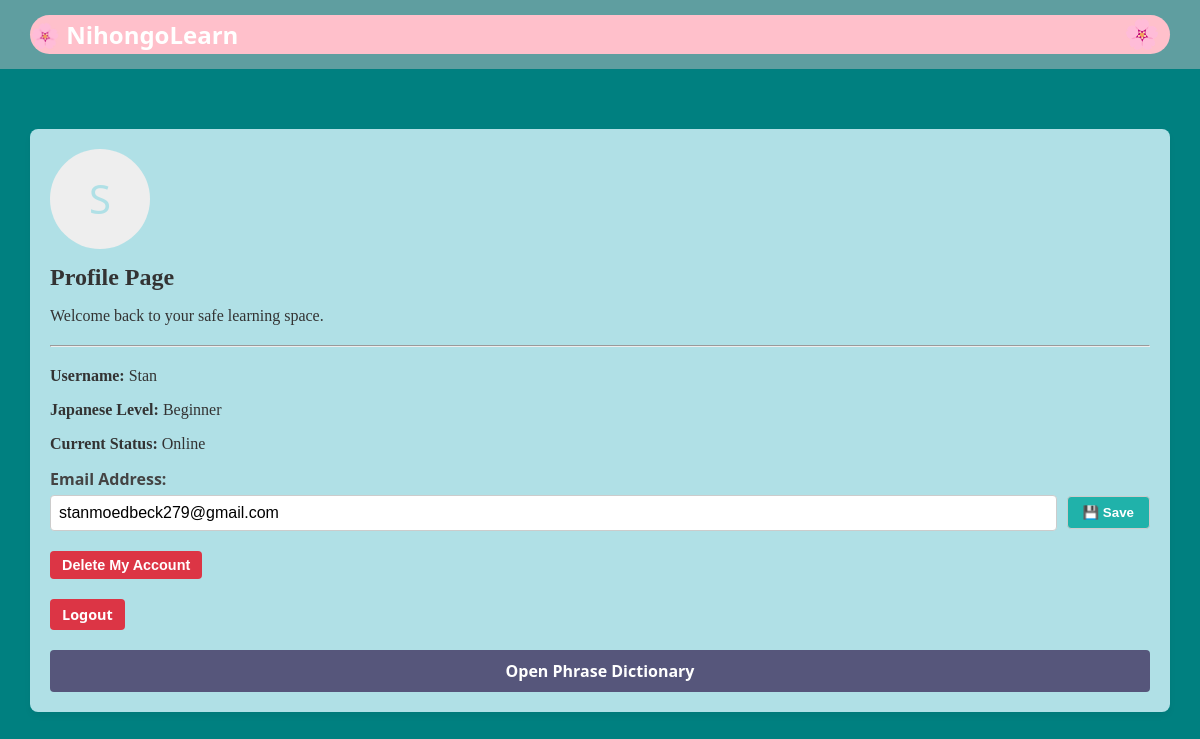
Screenshot of /profile (signed in) with the database file from the repository.
### tables this page shows
CREATE TABLE users (
            id INTEGER PRIMARY KEY AUTOINCREMENT,
            username TEXT UNIQUE,
            password TEXT,
            email TEXT,
            birthdate TEXT,
            japanese_level TEXT
        , is_verified INTEGER DEFAULT 0, reset_token TEXT, token_expiry TEXT);

### main.py (the view)
@app.route('/profile')
def profile():
    if 'user' not in session:
        flash('Please log in first to view your profile!', 'danger')
        return redirect(url_for('login_page'))
    username = session['user']
    conn = sqlite3.connect('database.db')
    cursor = conn.cursor()
    cursor.execute('SELECT email, japanese_level FROM users WHERE username = ?', (username,))
    user_data = cursor.fetchone()
    conn.close()
    email = "Not provided"
    japanese_level = "Not selected"
    if user_data:
        email = user_data[0] if user_data[0] else "Not provided"
        japanese_level = user_data[1].capitalize() if user_data[1] else "Not selected"
    return render_template('profile.html', email=email, japanese_level=japanese_level)

### templates/profile.html (shortened to what this page needs)
{% extends 'base.html' %}
{% block content %}
<div class="profile-container">
    <div class="card profile-card">
        <div class="profile-avatar">
            {{ session.get('user')[0] | upper }}
        </div>
        <h2>Profile Page</h2>
        <p class="phrase-context">Welcome back to your safe learning space.</p>
        <hr style="margin: 20px 0;">
        <div class="profile-details-box">
            <p><strong>Username:</strong> {{ session.get('user') }}</p>
            <p><strong>Japanese Level:</strong> {{ japanese_level }}</p>
            <p><strong>Current Status:</strong> Online</p>
            <form action="{{ url_for('update_email') }}" method="POST" style="margin-top: 15px; text-align: left;">
                <label style="font-weight: bold; display: block; margin-bottom: 5px; color: #444;">Email Address:</label>
                <div style="display: flex; gap: 10px; align-items: center;">
                    <input type="email" name="email" value="{{ email }}" required
                           style="padding: 8px; flex-grow: 1; border-radius: 4px; border: 1px solid #ccc; font-size: 1rem;">
                    <button type="submit" class="btn mail-btn" style="padding: 8px 15px; cursor: pointer;" title="Save and Send Verification">
                        💾 Save
                    </button>
                </div>
            </form>
        </div>
        <div style="margin-top: 20px;">
            <form action="{{ url_for('delete_account') }}" method="POST"
                onsubmit="return confirm('Are you absolutely sure you want to delete your account? This will erase all your data and messages permanently.');">
                <button type="submit" class="btn btn-danger" style="background-color: #dc3545; color: white;">
                    Delete My Account
                </button>
            </form>
        </div>
        <a href="{{ url_for('logout') }}" class="btn btn-danger" style="margin-top: 20px;">Logout</a>
        <a href="{{ url_for('dashboard') }}" class="btn btn-primary" style="margin-top: 20px;">Open Phrase Dictionary</a>
    </div>
</div>
{% endblock %}

### static/style.css (style rules this page uses)
body { font-family: 'Segoe UI', Tahoma, Geneva, Verdana, sans-serif; background-color: teal; color: #333; margin: 0; padding: 0; }
div.card { background: pink; padding: 25px; border-radius: 8px; box-shadow: 0 4px 6px rgba(0,0,0,0.05); margin-bottom: 20px; }
div.profile-card { background: powderblue; border-radius: 8px; padding: 20px; box-shadow: 0 4px 6px rgba(0,0,0,0.05); margin-bottom: 20px; }
div.profile-card h2 { margin-top: 0; color: #333; font-family: papyrus, fantasy; }
div.profile-card p { margin-bottom: 10px; font-family: pacifico, cursive; }
div.profile-avatar { width: 100px; height: 100px; border-radius: 50%; background-color: #eee; display: flex; align-items: center; justify-content: center; font-size: 2.5rem; color: powderblue; margin-bottom: 15px; }
.btn.mail-btn { align-self: right; background-color: lightseagreen; color: white; border: 1px solid #ccc; transition: background-color 0.3s ease; width: auto; padding: 8px 15px; }
h2 { font-size: 1.5rem; font-family: papyrus, fantasy; margin-top: 0; margin-bottom: 10px; }
.btn { display: inline-block; width: 100%; padding: 10px; border: none; border-radius: 4px; font-weight: bold; cursor: pointer; text-align: center; text-decoration: none; box-sizing: border-box; }
.btn-primary { background-color: rgb(86, 86, 123); color: white; }
.btn-danger { background-color: #dc3545; color: white; padding: 6px 12px; border-radius: 4px; font-size: 0.9rem; display: inline-block; width: auto; }

### rows the page displays
users: get "Stan", japanese_level "Beginner", email "stanmoedbeck279@gmail.com"

### other values shown
{{ session.get('user')[0] | upper }} "S"
